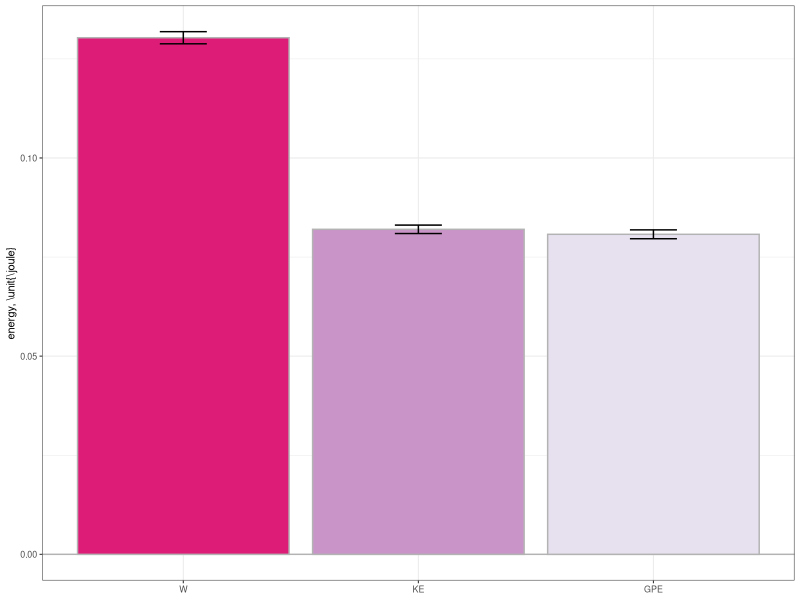
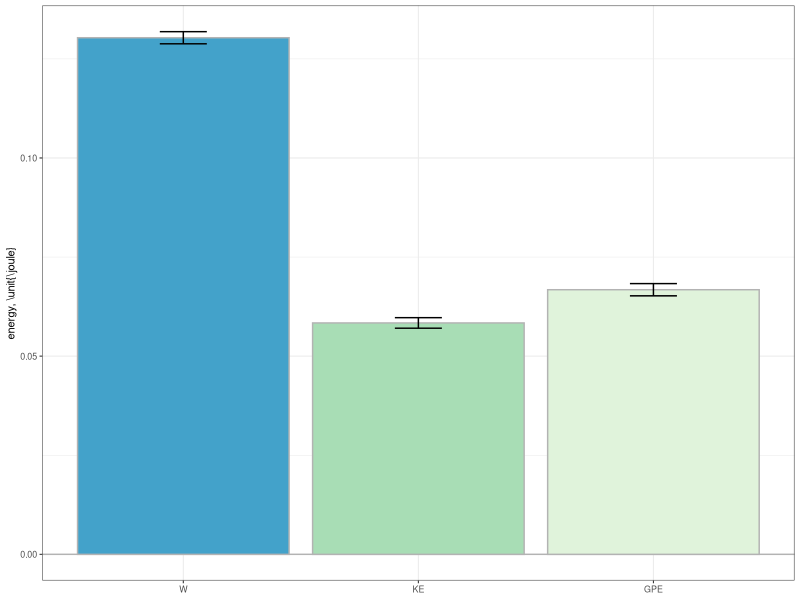

Write R code to recreate these figures, in order.
library(ggplot2)
library(dplyr)

raw <- read.csv('energy.csv',header=TRUE)
raw$etype <- factor(raw$etype, levels=c("W","KE","GPE"))
data <- tibble(raw)

# happy energy figure
plotdata <- filter(data,type=='happy')
fig7a <- ggplot(plotdata, aes(x=etype,y=E,fill=etype))+
      geom_hline(yintercept=0,color="gray70")+
      stat_summary(fun=mean,geom="bar",color="gray70")+
      stat_summary(fun.data="mean_sdl",fun.args=list(mult=1),geom="errorbar",width=0.2)+
      ylab('energy, \\unit{\\joule}')+
      scale_fill_brewer(palette="PuRd",direction=-1)+
      theme_bw(base_size=8)+
      theme(legend.position="none",axis.title.x=element_blank())
ggsave('fig7a.svg',plot=fig7a,width=3.4167,height=2,units="in")

# sad energy figure
plotdata <- filter(data,type=='sad')
fig7b <- ggplot(plotdata, aes(x=etype,y=E,fill=etype))+
      geom_hline(yintercept=0,color="gray70")+
      stat_summary(fun=mean,geom="bar",color="gray70")+
      stat_summary(fun.data="mean_sdl",fun.args=list(mult=1),geom="errorbar",width=0.2)+
      ylab('energy, \\unit{\\joule}')+
      scale_fill_brewer(palette="GnBu",direction=-1)+
      theme_bw(base_size=8)+
      theme(legend.position="none",axis.title.x=element_blank())
ggsave('fig7b.svg',plot=fig7b,width=3.4167,height=2,units="in")
